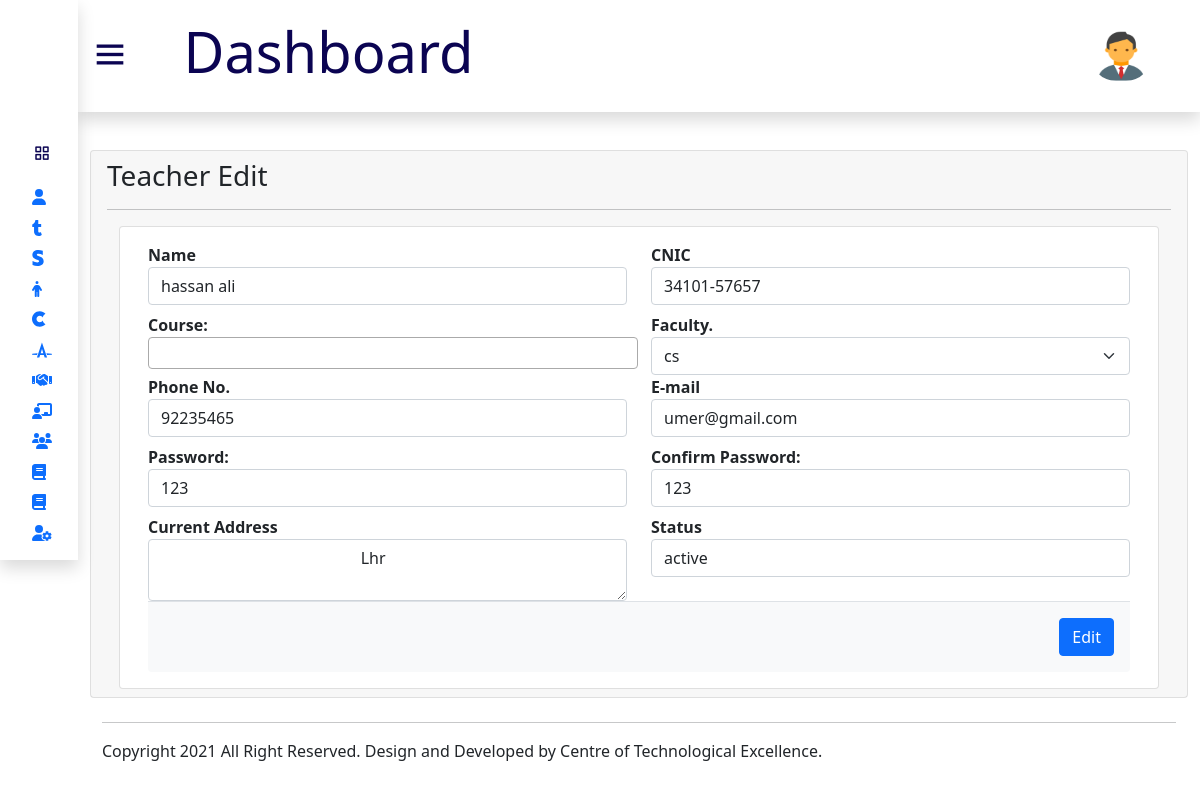
/admin/admin_teacher_edit.php?ids=15 (signed in), run on the app's committed database.
### tables this page shows
CREATE TABLE `admin_teacher` (
  `id` int(11) NOT NULL,
  `name` varchar(255) NOT NULL,
  `cnic` varchar(255) NOT NULL,
  `faculty` varchar(255) NOT NULL,
  `mobile` varchar(255) NOT NULL,
  `email` varchar(255) NOT NULL,
  `password` varchar(255) NOT NULL,
  `cpassword` varchar(255) NOT NULL,
  `address` text NOT NULL,
  `status` varchar(255) NOT NULL
);

### admin/admin_teacher_edit.php (the view, shortened to what this page needs)
<?php
   include 'header.php';
   $id=$_GET['ids'];
    $sql=mysqli_query($conn,"select * from admin_teacher where id='$id'");
    $row=mysqli_fetch_assoc($sql);
   ?>
<div class="body-section">
   <div class="container">
      <div class="card">
         <div class="card-header border-0">
            <h3 class="card-title">Teacher Edit</h3>
            <hr>
            <div class="container mt-1">
               <div class="card">
                  <div class="row m-3">
                  <form method="POST">
                  <div class="row">
                <div class="form-group col-md-6">
                    <label class="fw-bold">Name</label>
                    <input type="text" class="form-control mb-2" placeholder="Name" name="name" value="<?php echo $row['name']; ?>">
                </div>
            <div class="form-group col-md-6">
                <label class="fw-bold">CNIC</label>
                    <input type="text" class="form-control " placeholder="CNIC" name="cnic" value="<?php echo $row['cnic']; ?>">
                    </div>
                    <div class="form-group col-md-6">
                    <label class="fw-bold ">Course:</label><br>
                </div>
                        <br>
                    <div class="form-group col-md-6">
                     <label class="fw-bold ">Faculty.</label><br>
                     <select class="form-select" name="faculty" value="<?php echo $row['faculty']; ?>">
                     <?php
                        include '../connection.php';
                        $sqli="select * from admin_fauclty";
                        $sql=mysqli_query($conn,$sqli);
                        while($rowf=mysqli_fetch_assoc($sql)) {
                            ?>
                            <option value="<?php echo $rowf['name']; ?>"><?php echo $rowf['name']; ?></option>
                            <?php
                        }
                    ?>
                </select>
                    </div>
                    <div class="form-group col-md-6">
                    <label class="fw-bold ">Phone No.</label><br>
                    <input type="number" class="form-control mb-2" placeholder="Phone No" name="mobile" value="<?php echo $row['mobile']; ?>">
                    </div>
                    <div class="form-group col-md-6">
                    <label class="fw-bold">E-mail</label><br>
                    <input type="Email" class="form-control mb-2" placeholder="E-mail" name="email" value="<?php echo $row['email']; ?>">
                    </div>
                    <div class="form-group col-md-6">
                     <label class="fw-bold">Password:</label><br>
                    <input type="text" class="form-control mb-2" placeholder="Enter Password" name="password" value="<?php echo $row['password']; ?>">
                    </div>
                    <div class="form-group col-md-6">
                    <label class="fw-bold">Confirm Password:</label><br>
                    <input type="text" class="form-control mb-2" placeholder="Confirm Password" name="cpassword" value="<?php echo $row['cpassword']; ?>">
                    </div>
                    <div class="form-group col-md-6">
                    <label class="fw-bold">Current Address</label><textarea class="form-control" name="address">
                        <?php echo $row['address']; ?>
                    </textarea>
                    </div>
                    <div class="form-group col-md-6">
                    <label class="fw-bold">Status</label>
                    <select name="status" class="form-control">
                      <option value="<?php echo $row['status']; ?>"><?php echo $row['status']; ?></option>
                    </select>
                    </div>
                </div>
                <div class="modal-footer bg-light">
                    <button type="submit" class="btn btn-primary" name="edit">Edit</button>
                </div>
                </div>
                  </div>
               </div>
            </div>
         </div>
      </div>
   </div>
<div class="footer-section">
 <div class="container-fluid management">
            <div class="container">
                <div class="row">
                    <div class=" col-lg-12 mt-2">
                        <hr>
                        <p>Copyright 2021 All Right Reserved. Design and Developed by Centre of Technological Excellence.</p>
                    </div>
                </div>
            </div>
        </div>
        </div>

### admin/css/styles.css (style rules this page uses)
* { margin: 0; padding: 0; box-sizing: border-box; font-family:'Segoe UI', Tahoma, Geneva, Verdana, sans-serif; }
.body-section { position: relative; background: #ffffff; left: 78px; width: calc(100% - 78px); transition: all 0.5s ease; margin-top: 150px; }
.footer-section { position: relative; background: #ffffff; left: 78px; width: calc(100% - 78px); transition: all 0.5s ease; }

### data on the page
admin_teacher: name "hassan ali", cnic "34101-57657", mobile "92235465", email "umer@gmail.com", password "123", cpassword "123", address "Lhr", status "active"

### other printed values
form field faculty "cs"
